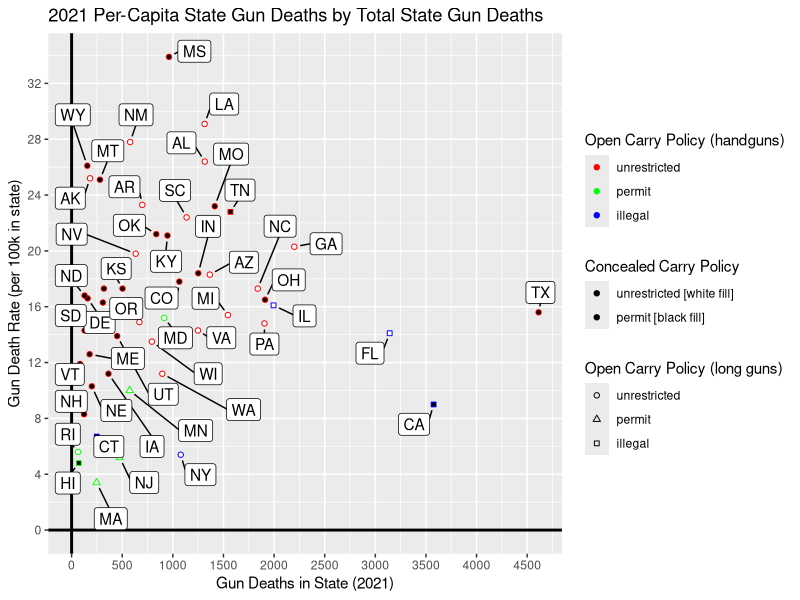
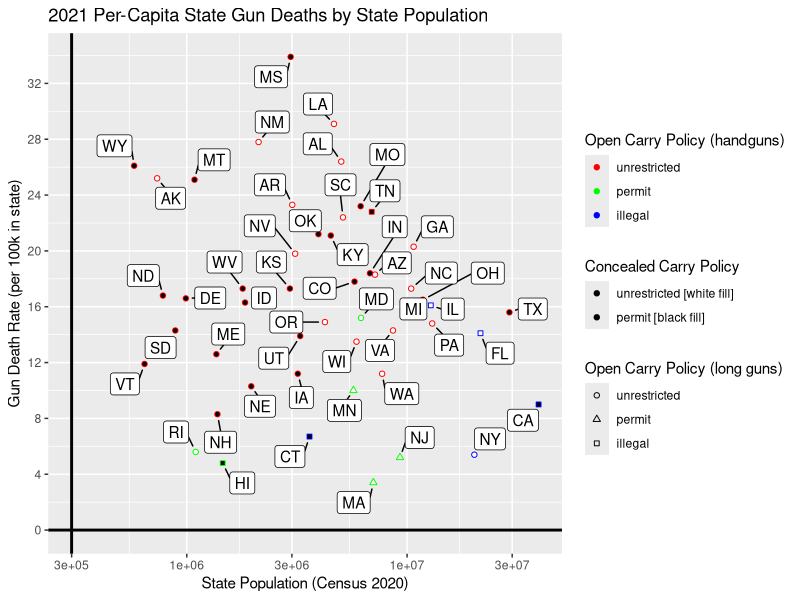
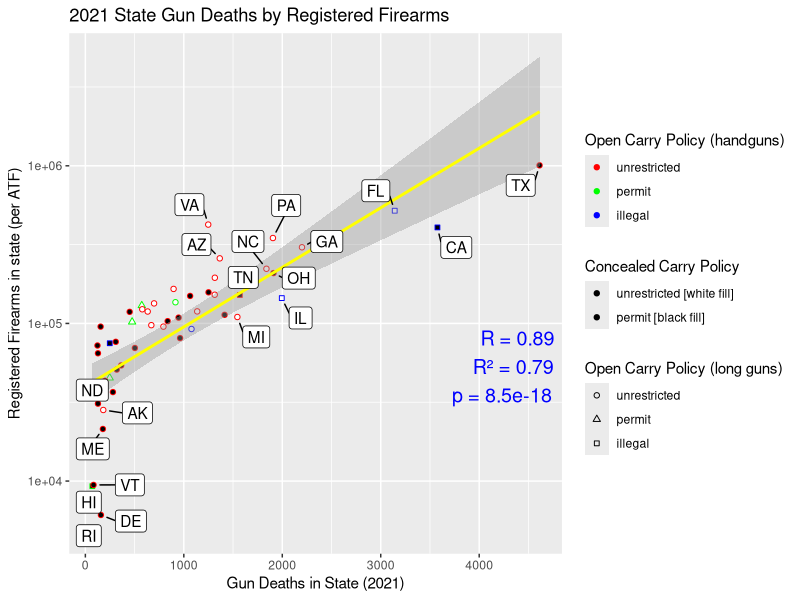
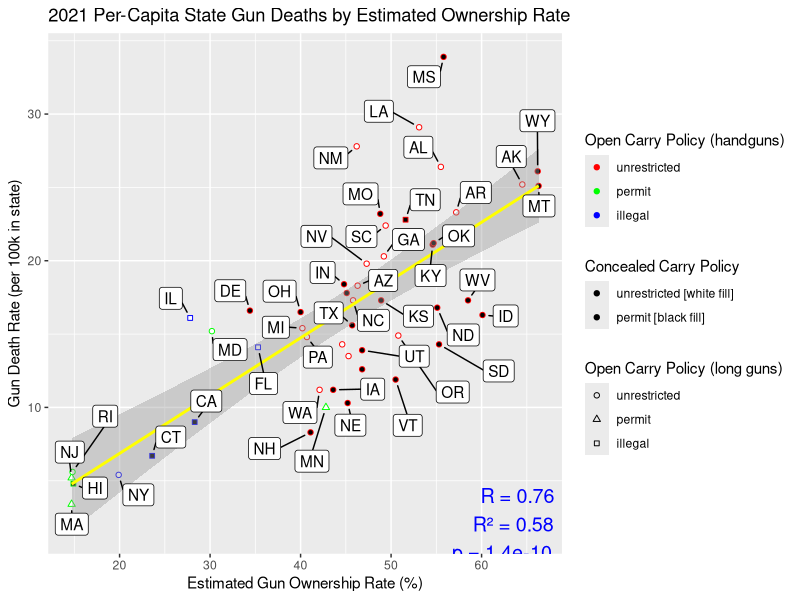
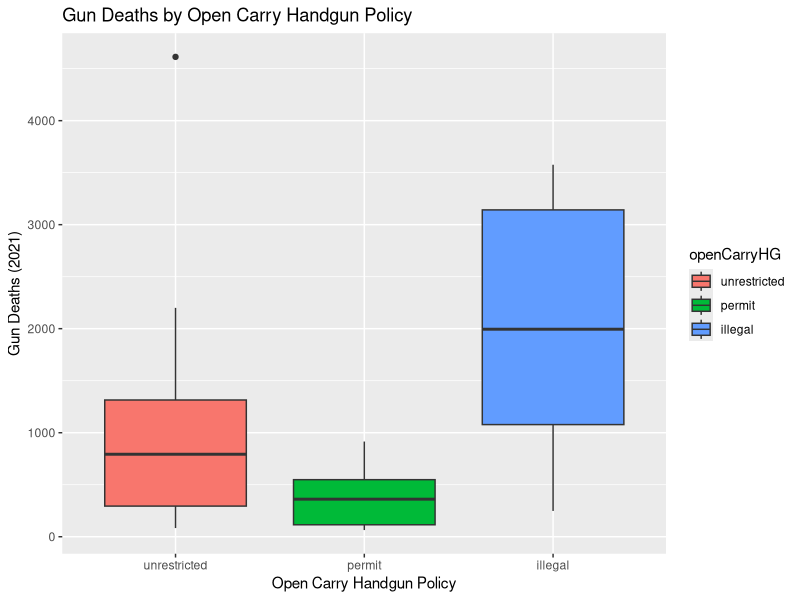
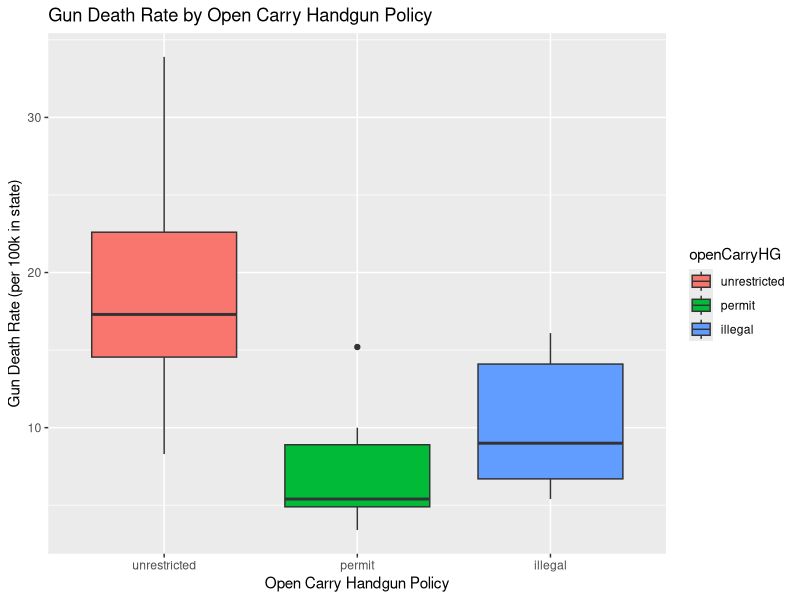

Recreate these plots in R, in order.
## ---- chunk 1
knitr::opts_chunk$set(echo = TRUE)
library(tidyverse)
library(readr)
library(ggrepel)
## ---- chunk 2
data <- read_csv("gunStats2021.csv", show_col_types = FALSE)

data$concealCarry <- fct_recode(factor(data$concealCarry),
                                unrestricted = "0",
                                permit = "1")
data$openCarryHG <- fct_recode(factor(data$openCarryHG),
                               unrestricted = "0",
                               permit = "1",
                               illegal = "2")
data$openCarryLG <- fct_recode(factor(data$openCarryLG),
                               unrestricted = "0",
                               permit = "1",
                               illegal = "2")
## ---- chunk 3

## ---- chunk 4
rate_by_deaths <- ggplot(data, aes(x = deaths, y = deathRate)) +
  scale_x_continuous(breaks = seq(0, 
                                  max(data$deaths), 
                                  by = 500)) +
  scale_y_continuous(breaks = seq(0, 
                                  max(data$deathRate), 
                                  by = 4)) +
  geom_hline(yintercept = 0, color = "black", linewidth = 1) +
  geom_vline(xintercept = 0, color = "black", linewidth = 1) +
  geom_point(aes(colour = openCarryHG,
                 shape = openCarryLG,
                 fill = concealCarry),
             show.legend = TRUE) +
  scale_color_manual(values = c("red", "green", "blue"), 
                     name = "Open Carry Policy (handguns)") +
  scale_shape_manual(values = c(21, 24, 22), 
                     name = "Open Carry Policy (long guns)") +
  scale_fill_manual(values = c("white", "black"), 
                    name = "Concealed Carry Policy",
                    labels = c("unrestricted [white fill]", 
                               "permit [black fill]")) +
  geom_label_repel(aes(label = state),
                   box.padding = 0.35, 
                   point.padding = 0.5,
                   min.segment.length = 0.1) +
  theme_gray() +
  labs(title = "2021 Per-Capita State Gun Deaths by Total State Gun Deaths",
       x = "Gun Deaths in State (2021)",
       y = "Gun Death Rate (per 100k in state)")

print(rate_by_deaths)
## ---- chunk 5
rate_by_pop <- ggplot(data, aes(x = population, y = deathRate)) +
  scale_x_log10() +
  scale_y_continuous(breaks = seq(0, 
                                  max(data$deathRate), 
                                  by = 4)) +
  geom_hline(yintercept = 0, color = "black", linewidth = 1) +
  geom_vline(xintercept = 3e+05, color = "black", linewidth = 1) +
  geom_point(aes(colour = openCarryHG,
                 shape = openCarryLG,
                 fill = concealCarry),
             show.legend = TRUE) +
  scale_color_manual(values = c("red", "green", "blue"), 
                     name = "Open Carry Policy (handguns)") +
  scale_shape_manual(values = c(21, 24, 22), 
                     name = "Open Carry Policy (long guns)") +
  scale_fill_manual(values = c("white", "black"), 
                    name = "Concealed Carry Policy",
                    labels = c("unrestricted [white fill]", 
                               "permit [black fill]")) +
  geom_label_repel(aes(label = state),
                   box.padding = 0.35, 
                   point.padding = 0.5,
                   min.segment.length = 0.1) +
  theme_gray() +
  labs(title = "2021 Per-Capita State Gun Deaths by State Population",
       x = "State Population (Census 2020)",
       y = "Gun Death Rate (per 100k in state)")

print(rate_by_pop)
## ---- chunk 6
model <- lm(licenses ~ deaths, data = data)
model_summary <- summary(model)
correlation <- cor(data$deaths, data$licenses, use = "complete.obs")
r_squared <- model_summary$r.squared
p_value <- coef(summary(model))["deaths", "Pr(>|t|)"]

death_and_licenses <- ggplot(data, aes(x = deaths, y = licenses)) +
  scale_y_log10() +
  geom_point(aes(colour = openCarryHG,
                 shape = openCarryLG,
                 fill = concealCarry),
             show.legend = TRUE) +
    geom_smooth(method = "lm", se = TRUE, color = "yellow") +
  scale_color_manual(values = c("red", "green", "blue"), 
                     name = "Open Carry Policy (handguns)") +
  scale_shape_manual(values = c(21, 24, 22), 
                     name = "Open Carry Policy (long guns)") +
  scale_fill_manual(values = c("white", "black"), 
                    name = "Concealed Carry Policy",
                    labels = c("unrestricted [white fill]", 
                               "permit [black fill]")) +
  geom_label_repel(aes(label = state),
                   box.padding = 0.35, 
                   point.padding = 0.5,
                   min.segment.length = 0.1) +
  theme_gray() +
  labs(title = "2021 State Gun Deaths by Registered Firearms",
       x = "Gun Deaths in State (2021)",
       y = "Registered Firearms in state (per ATF)") +
    annotate("text", x = Inf, y = 100000, 
             label = sprintf("R = %.2f\nR² = %.2f\np = %.2g", 
                             correlation, 
                             r_squared, 
                             p_value), 
             hjust = 1.1, 
             vjust = 1.1, 
             size = 5, 
             color = "blue")

# Display the plot
print(death_and_licenses)
## ---- chunk 7
model <- lm(deathRate ~ estOwnRate, data = data)
model_summary <- summary(model)
correlation <- cor(data$estOwnRate, data$deathRate, use = "complete.obs")
r_squared <- model_summary$r.squared
p_value <- coef(summary(model))["estOwnRate", "Pr(>|t|)"]

death_and_own_rate <- ggplot(data, aes(x = estOwnRate, y = deathRate)) +
  geom_point(aes(colour = openCarryHG,
                 shape = openCarryLG,
                 fill = concealCarry),
             show.legend = TRUE) +
    geom_smooth(method = "lm", se = TRUE, color = "yellow") +
  scale_color_manual(values = c("red", "green", "blue"), 
                     name = "Open Carry Policy (handguns)") +
  scale_shape_manual(values = c(21, 24, 22), 
                     name = "Open Carry Policy (long guns)") +
  scale_fill_manual(values = c("white", "black"), 
                    name = "Concealed Carry Policy",
                    labels = c("unrestricted [white fill]", 
                               "permit [black fill]")) +
  geom_label_repel(aes(label = state),
                   box.padding = 0.35, 
                   point.padding = 0.5,
                   min.segment.length = 0.1) +
  theme_gray() +
  labs(title = "2021 Per-Capita State Gun Deaths by Estimated Ownership Rate",
       x = "Estimated Gun Ownership Rate (%)",
       y = "Gun Death Rate (per 100k in state)") +
    annotate("text", x = Inf, y = 5, 
             label = sprintf("R = %.2f\nR² = %.2f\np = %.2g", 
                             correlation, 
                             r_squared, 
                             p_value), 
             hjust = 1.1, 
             vjust = 1.1, 
             size = 5, 
             color = "blue")

# Display the plot
print(death_and_own_rate)
## ---- chunk 8
death_model <- lm(deaths ~ openCarryHG + openCarryLG + concealCarry, data = data)
anova_result <- anova(death_model)
print(anova_result)
## ---- chunk 9
death_rate_model <- lm(deathRate ~ openCarryHG + openCarryLG + concealCarry, data = data)
anova_result <- anova(death_rate_model)
print(anova_result)
## ---- chunk 10
ggplot(data, aes(x = openCarryHG, y = deaths, fill = openCarryHG)) +
  geom_boxplot() +
  labs(title = "Gun Deaths by Open Carry Handgun Policy",
       x = "Open Carry Handgun Policy",
       y = "Gun Deaths (2021)")
## ---- chunk 11
ggplot(data, aes(x = openCarryHG, y = deathRate, fill = openCarryHG)) +
  geom_boxplot() +
  labs(title = "Gun Death Rate by Open Carry Handgun Policy",
       x = "Open Carry Handgun Policy",
       y = "Gun Death Rate (per 100k in state)")
## ---- chunk 12
long_not_hand <- data[data$openCarryHG != "unrestricted" &
                        data$openCarryLG == "unrestricted", ]
glimpse(long_not_hand)

hand_not_long <- data[data$openCarryHG == "unrestricted" &
                        data$openCarryLG != "unrestricted", ]

glimpse(hand_not_long)
